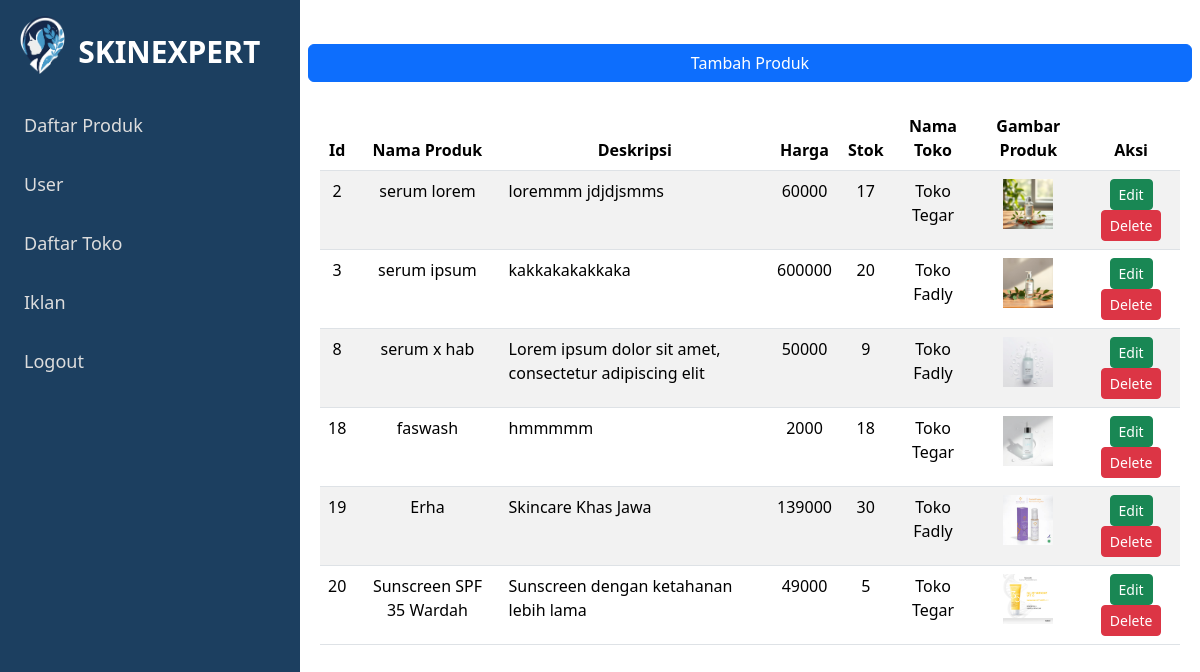
Screenshot of /main_admin.php with the database file from the repository.
### tables this page shows
CREATE TABLE `produk` (
  `id_produk` int NOT NULL,
  `nama_produk` varchar(255) NOT NULL,
  `deskripsi_produk` text NOT NULL,
  `harga` int NOT NULL,
  `stok` int NOT NULL,
  `gambar_produk` varchar(255) NOT NULL,
  `nama_toko` varchar(255) NOT NULL,
  `id_kategori` int NOT NULL
);

### main_admin.php (the view, shortened to what this page needs)
<?php
include './asset/dbskin.php';
$sqlStatement = "SELECT * FROM produk";
$query = mysqli_query($conn, $sqlStatement);
$data = mysqli_fetch_all($query, MYSQLI_ASSOC);
?>
<!DOCTYPE html>
<html lang="en">
<head>
    <link rel="stylesheet" href="./asset/sidebar.css">
    <link href="https://cdn.jsdelivr.net/npm/bootstrap@5.3.3/dist/css/bootstrap.min.css" rel="stylesheet">
</head>
<body>
    <div class="sidebar" id="sidebar">
        <a href="main_admin.php">Daftar Produk</a>
        <a href="user.php">User</a>
        <a href="toko.php">Daftar Toko</a>
        <a href="iklan.php">Iklan</a>
        <a href="logout_admin.php">Logout</a>
    </div>
    <div class="main-content">
        <span class="open-sidebar">
            <img class="logo" src="./gambar/Desain tanpa judul.png" alt="">
            <div class="logo-text">
                SKINEXPERT
            </div>
        </span>
        <div class="row mt-4 mb-4 ">
            <a class="btn btn-primary" href="add_produk.php"> Tambah Produk</a>
        </div>
        <table class="table table-striped table-hover">
            <thead align="center">
                <th>Id</th>
                <th>Nama Produk</th>
                <th>Deskripsi</th>
                <th>Harga</th>
                <th>Stok</th>
                <th>Nama Toko</th>
                <th>Gambar Produk</th>
                <th>Aksi</th>
            </thead>
            <tbody>
                <?php
                foreach ($data as $key => $produk) {
                ?>
                    <tr>
                        <td align="center"><?= $produk["id_produk"] ?></td>
                        <td align="center"><?= $produk["nama_produk"] ?></td>
                        <td><?= $produk["deskripsi_produk"] ?></td>
                        <td align="center"><?= $produk["harga"] ?></td>
                        <td align="center"><?= $produk["stok"] ?></td>
                        <td align="center"><?= $produk["nama_toko"] ?></td>
                        <td align="center"><img src="./gambar/<?= $produk["gambar_produk"] ?>" alt="gambar_produk" width="50"></td>
                        <td align="center">
                            <a href="edit_produk.php?id_produk=<?= $produk['id_produk'] ?>" class="btn btn-sm btn-success">Edit</a>
                            <a href="hapus_produk.php?id_produk=<?= $produk['id_produk'] ?>" class="btn btn-sm btn-danger" onclick="return confirm('Yakin akan menghapus?')">Delete</a>
                        </td>
                    </tr>
                <?php
                }
                ?>
            </tbody>
        </table>
    </div>

### asset/sidebar.css (style rules this page uses)
body { font-family: "Poppins", serif; margin: 0; padding: 0; font-family: Arial, sans-serif; }
:root { --primary-color: #1C3F60; --secondary-color: #ffff; --text-color: #333; --text-color-secondary: #ffff; }
.sidebar { height: 100%; width: 300px; position: fixed; top: 0; left: 0; background-color: var(--primary-color); overflow-x: hidden; padding-top: 5rem; transition: 0.3s; }
.sidebar a { margin-left: 1.5rem; margin-top: 2rem; text-decoration: none; font-size: 18px; color: #ddd; display: block; transition: 0.2s; }
.main-content { margin-left: 300px; padding: 20px; transition: 0.3s; }
.open-sidebar { display: flex; cursor: pointer; position: fixed; top: 0; left: 15px; z-index: 1; }
.logo { margin-top: 1rem; width: 8%; }
.logo-text { font-weight: bolder; margin-left: 0.5rem; margin-top: 1.8rem; font-size: 30px; color: white; }

### rows the page displays
produk: id_produk "2", nama_produk "serum lorem", deskripsi_produk "loremmm jdjdjsmms", harga "60000", stok "17", nama_toko "Toko Tegar", gambar_produk (picture)
produk: id_produk "3", nama_produk "serum ipsum", deskripsi_produk "kakkakakakkaka", harga "600000", stok "20", nama_toko "Toko Fadly", gambar_produk (picture)
produk: id_produk "8", nama_produk "serum x hab", deskripsi_produk "Lorem ipsum dolor sit amet, consectetur adipiscing elit", harga "50000", stok "9", nama_toko "Toko Fadly", gambar_produk (picture)
produk: id_produk "18", nama_produk "faswash", deskripsi_produk "hmmmmm", harga "2000", stok "18", nama_toko "Toko Tegar", gambar_produk (picture)
produk: id_produk "19", nama_produk "Erha", deskripsi_produk "Skincare Khas Jawa", harga "139000", stok "30", nama_toko "Toko Fadly", gambar_produk (picture)
produk: id_produk "20", nama_produk "Sunscreen SPF 35 Wardah", deskripsi_produk "Sunscreen dengan ketahanan lebih lama", harga "49000", stok "5", nama_toko "Toko Tegar", gambar_produk (picture)
